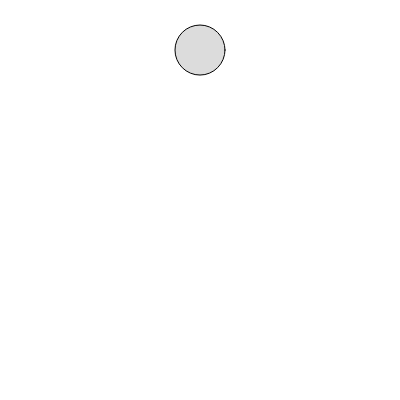
Frame 1 (no input)
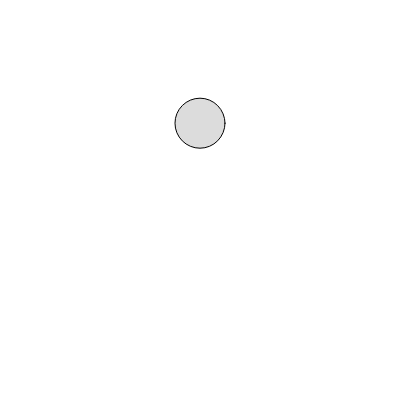
Frame 60 (no input)
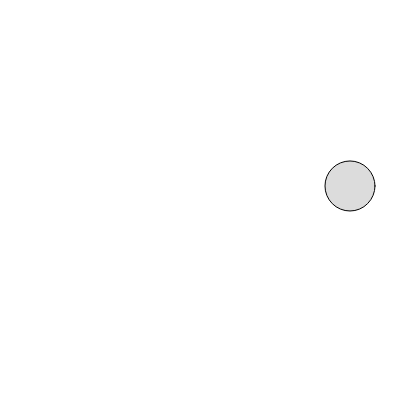
Frame 120 (the mouse pressed at the canvas centre since frame 60)

The p5.js sketch that drew these frames (run headless with seeded random() and noise() and a simulated clock; from frame 60 on, the mouse is pressed at the canvas centre):

// p5.js sketch
// ── sketch.js
let ball;

function setup() {
  createCanvas(400, 400);
  ball = new Ball(width/2,50, 10);
  wind = createVector(0.1,0);
}

function draw() {
  background(255);
  let gravity = createVector(0.0, 0.4);
  let c = 0.1;
  let normalForce = 1;
      
  let frictionMag = c * normalForce;
  let friction = ball.vel.copy();
  
  friction.mult(-1);
  friction.normalize();
  friction.mult(frictionMag);
  
  
  
  if(mouseIsPressed) {
    let wind = createVector(0.5, 0.0);
    let direction = createVector(ball.position.x - mouseX, ball.position.y - mouseY);
    direction.normalize();
    wind.add(direction)
    
    ball.applyForce(wind);
  }
  
  if(ball.bounceEdges()) {
    ball.applyForce(friction);
  }
  
  ball.applyForce(gravity);
  ball.update();
  ball.checkEdge();
  ball.show();
}

class Ball {
  constructor(x,y,mass) {
    this.position = createVector(x,y);
    this.vel = createVector(0,0);
    this.acc = createVector(0,0);
    this.mass = mass;
    this.radius = 50;
  }
  
  update() {
    this.vel.add(this.acc);
    this.position.add(this.vel);
    this.acc.mult(0);
  }
  
  bounceEdges() {
    return (this.position.y > height - this.radius - 1);
  }
  
  checkEdge() {
    if(this.position.y >= (height - this.radius)) {      
      this.position.y = height - this.radius;
      this.vel.y = this.vel.y * -1 * 0.5;
    } else if (this.position.y <= this.radius) {
      this.position.y = this.radius;
      this.vel.y = this.vel.y * -1 * 0.5;
    }
    
    if(this.position.x >= (width - this.radius)) {
      this.position.x = width - this.radius;
      this.vel.x = this.vel.x * -1 * 0.5;
      this.acc.mult(0);
    } else if (this.position.x <= this.radius) {
      this.position.x = this.radius;
      this.vel.x = this.vel.x * -1 * 0.5;
      this.acc.mult(0);
    }
  }
  
  show() {
    stroke(0);
    fill(220);
    circle(this.position.x, this.position.y, this.radius);
  }
  
  applyForce(force) {
    let f = p5.Vector.div(force, this.mass);
    this.acc.add(f);
  }
}

// ── style.css
html, body {
  margin: 0;
  padding: 0;
  display: flex;
  justify-content: center;
  align-items: center;
  box-sizing: border-box;
  height: 100vh;
}

canvas {
    margin: 0;
    padding: 0;
    border: 2px solid black;
}
